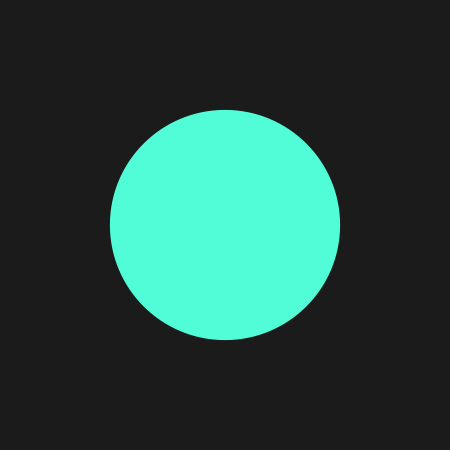
#> input picture images/circle-one.png, 450 x 450 px; its folder holds 4 pictures in this run; the run also reads 2 pictures not shown here
$ python main.py
#> lines starting #> are read from the running program, lines starting #| are printed output that depends on the picture; after the words box and inside, x2 and y2 are one past the last pixel; in counts of white or black regions, pixels touching at a corner belong together
#
#
# {d}ali
#
# Understanding and applying Gestalt Laws of Perceptual Organization
#
#

# First things first.

from PIL import Image, ImageDraw, ImageFont
from PIL import ImageOps
import glob
import os
from pathlib import Path
import sys
import PIL
import cv2
import imutils
import numpy as np
import sys
import shutil

# ~~~~~~~~~~
# MODULE ONE
# ~~~~~~~~~~
#
# On this Module, we want to analyse all images, and get from them their shape and filename. Secondly, we want to properly store this data to enable the manipulation we need.
# While researching for a solution to recognise images shapes, I found an amazing project called OpenCV shape detection - https://www.pyimagesearch.com/2016/02/08/opencv-shape-detection/
# I had a ball adapting it for my purposes, with the best of my intentions. A big shoutout to PyImageSearch and their amazing work.

# For a start, we need to set these ones in advance, semantically self-explanatory. We'll need them later on.
total_triangles_count = 0
total_squares_count = 0
total_circles_count = 0
triangle_shapes = []
square_shapes = []
circle_shapes = []

# Here is created a list, containing the filename for each identical identified shapes.
def image_meta_list(shape_list, image, count):
    list_shape_name = shape_list
    shape_list.append(image)
    # I want to extract the list, once it adds the last shape value. For now, I'm limiting it to what I know is the ammount of identical shapes, which is pretty much naive.
    if count == 3:
        global shape_values
        shape_values = list()
        shape_values.extend(shape_list)
        list_shape_name = shape_values

    return list_shape_name

# Here's the main analysis function, that recognises the shape on each image, count the similatiry and diversity, and group them by unique shape.
# creating a list with each one's filename.
def recognize_shape_count_and_list(image):

    # Defining some variables as global so that their value is bound with the ones we defined before.
#> called with image = 'images/circle-one.png'
    global total_triangles_count
    global total_squares_count
    global total_circles_count
    global triangle_shapes
    global square_shapes
    global circle_shapes

    # Bellow it's the adapted code from OpenCV shape detection.

    # PyImageSearch
    # load the image and resize it to a smaller factor so that the shapes can be approximated better.
    img = cv2.imread(image)
#> img is the input picture: shape (450, 450, 3); mean B, G, R 65.6, 73.5, 37.9
    img_name = str(image)
    resized = imutils.resize(img, width=300)
    ratio = img.shape[0] / float(resized.shape[0])
#> ratio = 1.5

    # As of now, I only get good results when running the analysys on low-brightness background images with vibrant coloured shapes.
    # Is my intention to digg deeper into this, to broaden the diversity of possible analysable images.
    # I'm quite sure PyImageSearch works like a charm, and I'm the one to blame :) I'll get there soon(ish).

    # PyImageSearch
    # convert the resized image to grayscale, blur it slightly, and threshold it.
    gray = cv2.cvtColor(resized, cv2.COLOR_BGR2GRAY)
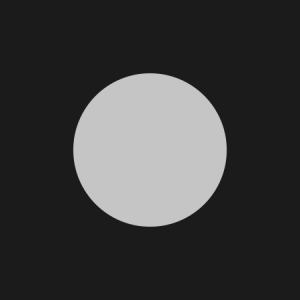
#> gray: shape (300, 300); min 27, max 197, mean 61.9
    blurred = cv2.GaussianBlur(gray, (5, 5), 0)
    thresh = cv2.threshold(blurred, 60, 255, cv2.THRESH_BINARY)[1]
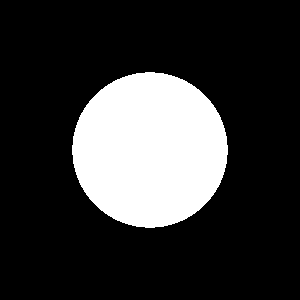
#> thresh: shape (300, 300); 21.1% white; 1 white region

    # PyImageSearch
    # Find contours in the thresholded image
    cnts = cv2.findContours(thresh.copy(), cv2.RETR_EXTERNAL,
        cv2.CHAIN_APPROX_SIMPLE)
#> cnts = 1 contour; box (x1, y1, x2, y2) and area: (72, 72, 228, 228) 18737
    cnts = cnts[0]

    # Now we want to start to run the analysis over all the images inside the images directory.

    # PyImageSearch
    # Loop over the contours.
    for c in cnts:

        # PyImageSearch
        # Initialize the shape name and approximate the contour.
        shape = "unidentified"
        peri = cv2.arcLength(c, True)
        approx = cv2.approxPolyDP(c, 0.04 * peri, True)

        # PyImageSearch
        # If the shape is a triangle, it will have 3 vertices.
        if len(approx) == 3:
            shape = "triangle"
            total_triangles_count += 1
            # Here I'm creating a list with all the triangle images filename.
            triangle_shapes = image_meta_list(triangle_shapes, img_name, total_triangles_count)
        # If the shape has 4 vertices, it is a square.
        elif len(approx) == 4:
            shape = "square"
            total_squares_count += 1
            # Here I'm creating a list with all the square images filename.
            square_shapes = image_meta_list(square_shapes, img_name, total_squares_count)
        # Otherwise, we assume the shape is a circle.
        else:
            shape = "circle"
            total_circles_count += 1
            # Here I'm creating a list with all the circle images filename.
            circle_shapes = image_meta_list(circle_shapes, img_name, total_circles_count)

        # PyImageSearch
        # Return the name of the shape
        return shape
#> this loop made 1 pass
#> (shape, peri, total_circles_count, circle_shapes) on pass 1: ('circle', 512.2, 1, ['images/circle-one.png'])
#> after the loop, square_shapes = []; total_circles_count = 1; total_squares_count = 0; total_triangles_count = 0; triangle_shapes = []

# These are the final, and intended operations of Module One.
# Here I create a list with all the images in the directory, to be able to loop on them.
all_images = list(sorted(glob.glob('images/*.png')))
# Here, and at this moment, it's useful to count all the images. This information will be used while writing the Content later on.
number_files = len(all_images)

# Here's the loop that will trigger images shape recognition, counting and listing function across all images.
for image in all_images:
    recognize_shape_count_and_list(image)
#> pass 2 of the loop `for image in all_images:`:
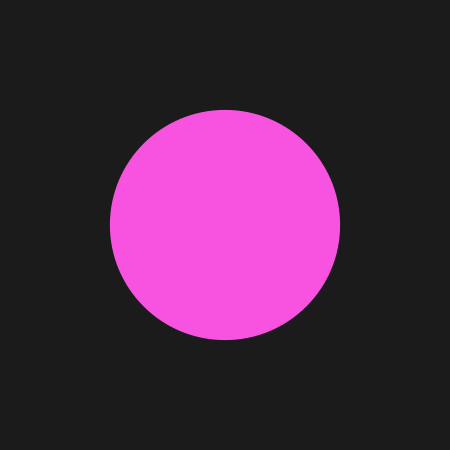
#> input picture images/circle-three.png, 450 x 450 px
#> in recognize_shape_count_and_list, img is the input picture: shape (450, 450, 3); mean B, G, R 67.7, 38.3, 72.4
#> in recognize_shape_count_and_list (call 2), `gray = cv2.cvtColor(resized, cv2.COLOR_BGR2GRAY)`:
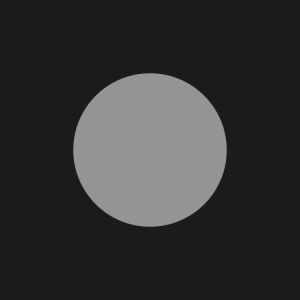
#> gray: shape (300, 300); min 27, max 148, mean 51.9
#> in recognize_shape_count_and_list (call 2), `thresh = cv2.threshold(blurred, 60, 255, cv2.THRESH_BINARY)[1]`:
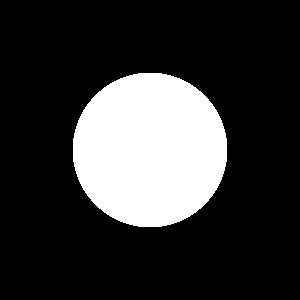
#> thresh: shape (300, 300); 20.9% white; 1 white region
#> in recognize_shape_count_and_list (call 2), `cnts = cv2.findContours(thresh.copy(), cv2.RETR_EXTERNAL, cv2.CHAIN_AP..`: cnts = 1 contour; box (x1, y1, x2, y2) and area: (73, 73, 227, 227) 18593
#> the loop in recognize_shape_count_and_list, `for c in cnts:` made 1 pass
#> (shape, peri, total_circles_count, circle_shapes) on pass 1: ('circle', 508.9, 2, ['images/circle-one.png', 'images/circle-three.png'])
#> after the loop in recognize_shape_count_and_list, `for c in cnts:`: total_circles_count = 2; total_squares_count = 0
#> pass 3 of the loop `for image in all_images:`:
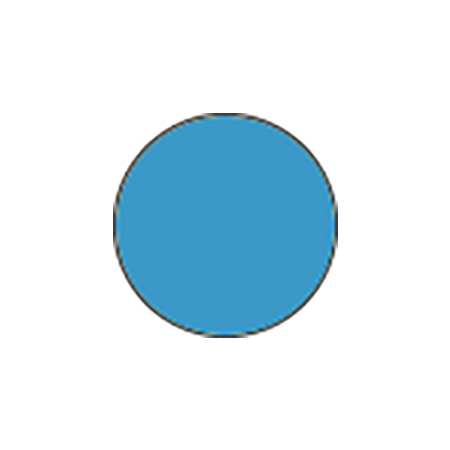
#> input picture images/circle-two.png, 450 x 450 px
#> in recognize_shape_count_and_list, img is the input picture: shape (450, 450, 3); mean B, G, R 242.4, 233.8, 216.6
#> in recognize_shape_count_and_list (call 3), `gray = cv2.cvtColor(resized, cv2.COLOR_BGR2GRAY)`:
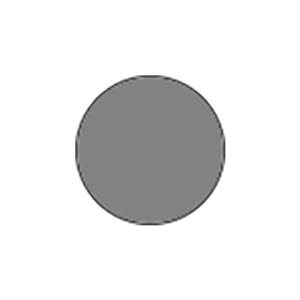
#> gray: shape (300, 300); min 55, max 255, mean 229.7
#> thresh: shape (300, 300); every value is 255
#> in recognize_shape_count_and_list (call 3), `cnts = cv2.findContours(thresh.copy(), cv2.RETR_EXTERNAL, cv2.CHAIN_AP..`: cnts = 1 contour; box (x1, y1, x2, y2) and area: (0, 0, 300, 300) 89401
#> in recognize_shape_count_and_list (call 3), `cnts = cnts[0]`: cnts = [[[0, 0], [0, 299], [299, 299], [299, 0]]]
#> the loop in recognize_shape_count_and_list, `for c in cnts:` made 1 pass
#> (shape, peri, approx, total_squares_count, square_shapes) on pass 1: ('square', 1196, [[0, 0], [0, 299], [299, 299], [299, 0]], 1, ['images/circle-two.png'])
#> after the loop in recognize_shape_count_and_list, `for c in cnts:`: total_circles_count = 2; total_squares_count = 1; total_triangles_count = 0
#> the loop made 4 passes; the first 3 are shown

# ~~~~~~~~~~
# MODULE TWO
# ~~~~~~~~~~
#
# On this module, the main objective is to group similar shapes and create an image composition of each shape, doing a vertical alignment on them.

# Here, all identical shapes images filenames list - from Module One - are attributed to a new variable.
list_circles = circle_shapes
#> list_circles = ['images/circle-one.png', 'images/circle-three.png']
list_triangles = triangle_shapes
#> list_triangles = []
list_squares = square_shapes
#> list_squares = ['images/circle-two.png', 'images/square-one.png']

# Here, we're getting the three shapes lists ready, for proper upcoming manipulation.
imgs_circles = [ PIL.Image.open(i) for i in list_circles ]
#> imgs_circles = 2 items
imgs_triangles = [ PIL.Image.open(i) for i in list_triangles ]
#> imgs_triangles = []
imgs_squares = [ PIL.Image.open(i) for i in list_squares ]
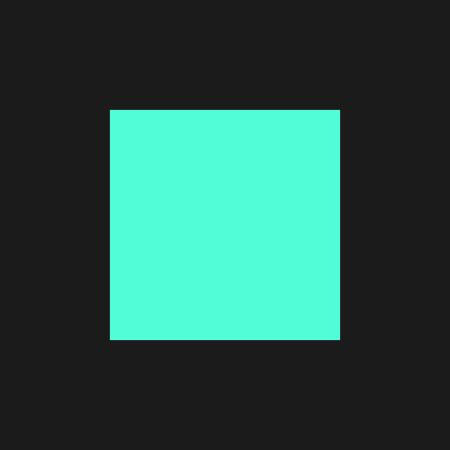
#> input picture images/square-one.png, 450 x 450 px
#> imgs_squares = 2 items

# Here I pick each shape image which is the smallest, and resize the others to match them.
min_shape_circles = sorted( [(np.sum(i.size), i.size ) for i in imgs_circles])[0][1]
#> min_shape_circles = (450, 450)
#> (the run stopped early here; a loop or call above may not have finished)
